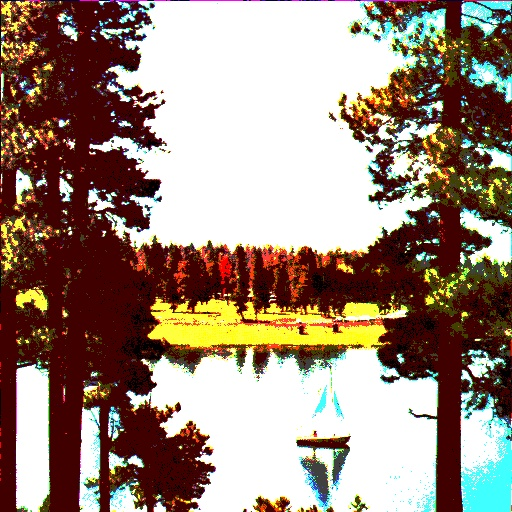
//> input picture new_image.jpg, 512 x 512 px
$ ./Ex7 new_image.jpg   (built with g++ and OpenCV 4)
//> lines starting //> are read from the running program, lines starting //| are printed output that depends on the picture
#include "opencv2/highgui.hpp"
#include "opencv2/imgcodecs.hpp"
#include "opencv2/imgproc.hpp"
#include <iostream>

using namespace std;
using namespace cv;

int main(int argc, char** argv) {
    Mat src = imread(argv[1], IMREAD_COLOR);
//> src is the input picture: 512 rows x 512 cols, CV_8UC3; mean B, G, R 123.5, 137, 156.6

    if(src.empty())
        return 0;

    vector<Mat> rgb_planes;
    split(src, rgb_planes);
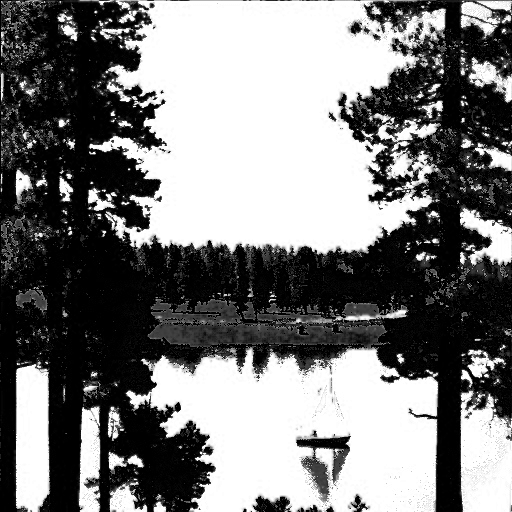
//> rgb_planes[0]: 512 rows x 512 cols, CV_8UC1; min 0, max 255, mean 123.5
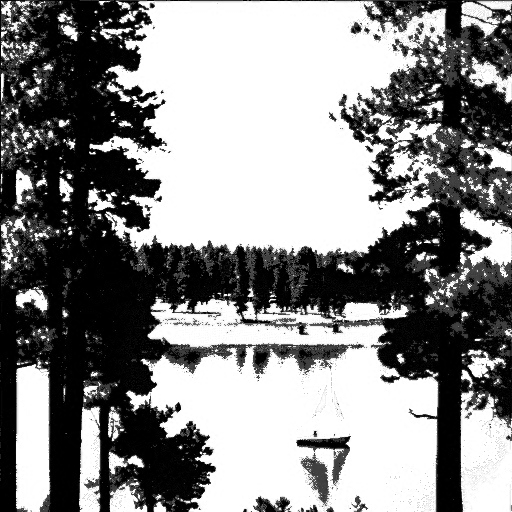
//> rgb_planes[1]: 512 rows x 512 cols, CV_8UC1; min 0, max 255, mean 137
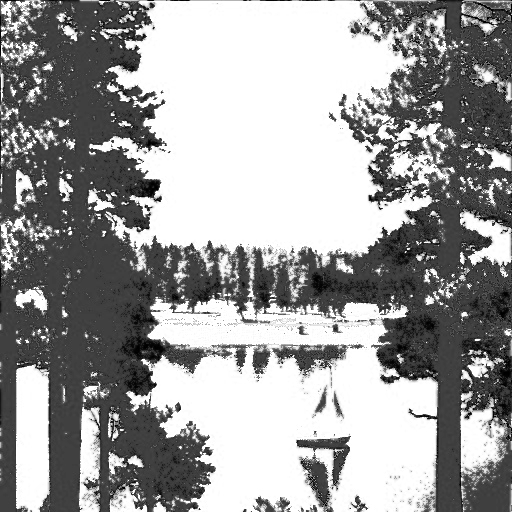
//> rgb_planes[2]: 512 rows x 512 cols, CV_8UC1; min 0, max 255, mean 156.6

    int histogramSize = 256;
    float range[] = {0, 256};
    const float* histogramRange[] = {range};
    bool uniform = true, accumulate = false;

    Mat redHistogram, greenHistogram, blueHistogram;

    calcHist(&rgb_planes[0], 1, 0, Mat(), blueHistogram, 1, &histogramSize, histogramRange, uniform, accumulate);
//> blueHistogram = 256 values, max 88472 at index 255, min 73 at index 161, mean 1024
    calcHist(&rgb_planes[1], 1, 0, Mat(), greenHistogram, 1, &histogramSize, histogramRange, uniform, accumulate);
//> greenHistogram = 256 values, max 96204 at index 255, min 0 at index 155, mean 1024
    calcHist(&rgb_planes[2], 1, 0, Mat(), redHistogram, 1, &histogramSize, histogramRange, uniform, accumulate);
//> redHistogram = 256 values, max 92423 at index 255, min 50 at index 2, mean 1024

    int histogram_width = 500, histogram_height = 400;
    int bin_w = cvRound((double) histogram_width / histogramSize);

    Mat histogramImage(histogram_height, histogram_width, CV_8UC3, Scalar(0,0,0));

    normalize(blueHistogram, blueHistogram, 0, histogramImage.rows, NORM_MINMAX, -1, Mat());
//> blueHistogram = 256 values, max 400 at index 255, min 0 at index 161, mean 4.3
    normalize(greenHistogram, greenHistogram, 0, histogramImage.rows, NORM_MINMAX, -1, Mat());
//> greenHistogram = 256 values, max 400 at index 255, min 0 at index 155, mean 4.26
    normalize(redHistogram, redHistogram, 0, histogramImage.rows, NORM_MINMAX, -1, Mat());
//> redHistogram = 256 values, max 400 at index 255, min 0 at index 2, mean 4.22

    for(int i=1; i<histogramSize; i++){
        line(histogramImage, Point(bin_w*(i-1), histogram_height - cvRound(blueHistogram.at<float>(i-1))),
            Point(bin_w*(i), histogram_height - cvRound(blueHistogram.at<float>(i))),
            Scalar(255, 0, 0), 2, 8, 0);
        line(histogramImage, Point( bin_w*(i-1), histogram_height - cvRound(greenHistogram.at<float>(i-1))),
            Point( bin_w*(i), histogram_height - cvRound(greenHistogram.at<float>(i)) ),
            Scalar(0, 255, 0), 2, 8, 0);
        line(histogramImage, Point( bin_w*(i-1), histogram_height - cvRound(redHistogram.at<float>(i-1))),
            Point(bin_w*(i), histogram_height - cvRound(redHistogram.at<float>(i))),
            Scalar(0, 0, 255), 2, 8, 0);
    }
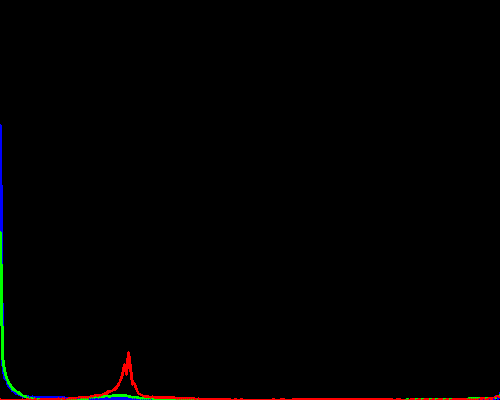
//> histogramImage: 400 rows x 500 cols, CV_8UC3; mean B, G, R 0.7, 1, 1.5

    cv::imwrite("image_histogram.jpg", histogramImage);

    return 0;
}
